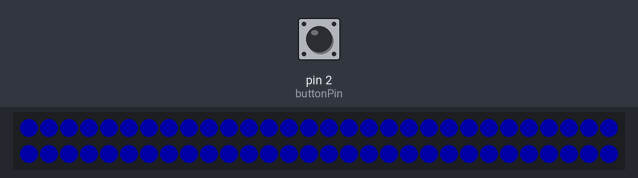
Recording of a sketch running on a simulated Arduino Uno, built with avr-gcc and run on an emulated ATmega328P. Shown: 60 RGB LEDs in strip order, left to right, continuing on the next row. Inputs (shaded band) come from the test bench; at power-on: pin 2 (buttonPin) HIGH. Dim RGB values are drawn brighter than linear; what the sketch prints to the serial monitor is not drawn.

Above: at 1.2 s.
1.3 s: pin 2 (buttonPin) pulled LOW for 0.15 s
At 2.5 s:
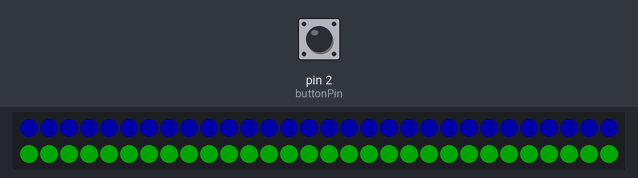
2.9 s: pin 2 (buttonPin) pulled LOW for 1 s
At 3.9 s:
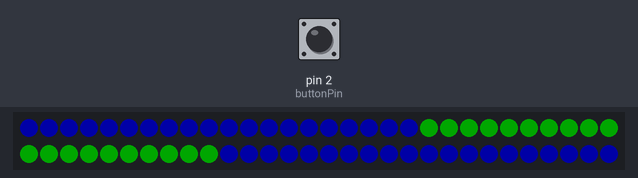
5.4 s: pin 2 (buttonPin) pulled LOW for 0.15 s
At 5.8 s:
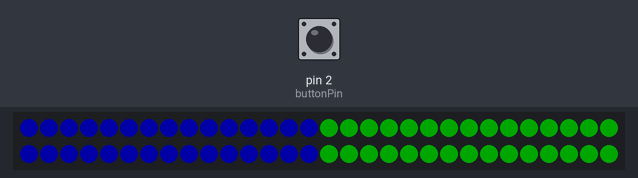
7.0 s: pin 2 (buttonPin) pulled LOW for 1 s
At 8.2 s:
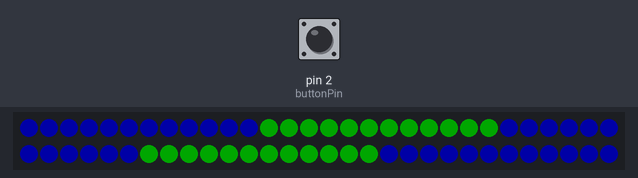
Timing chart, 0 to 9.0 s (numbered marks = the images above; inputs shaded):
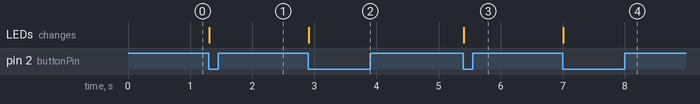

The sketch:

PushButton.ino
```cpp
#include <Adafruit_NeoPixel.h>

#define TIMEVALUES_COUNT 12
#define RIBBON_SIZE 60


struct Color{
  byte red;
  byte green;
  byte blue;
};

Color colors[2] = {
  {0, 255, 0},
  {0, 0, 255}
};

int buttonPin = 2;
int ribbonPin = 6;

Adafruit_NeoPixel strip = Adafruit_NeoPixel(RIBBON_SIZE, ribbonPin, NEO_GRB + NEO_KHZ800);

int count = 0;
int currentState = 1;
int timeValues[TIMEVALUES_COUNT] = {1, 2, 3, 4, 5, 10, 15, 20, 25, 30, 45, 60};

void setup() {
  pinMode(buttonPin, INPUT);
  strip.begin();
  strip.show();
  Serial.begin(9600);
}

void loop() {
  int val = digitalRead(buttonPin);
  if(val != currentState)
  {
    if(val == 0){
      count++;
    }
    currentState = val;
  }
  int currentTimeValue = getCurrentTimeValue();
  Serial.println(currentTimeValue);
  colorRibbonByTime(currentTimeValue);
  //strip.setPixelColor(currentTimeValue, 0, 255, 0);
  strip.setBrightness(40);
  strip.show();
}

int getCurrentTimeValue(){
  return timeValues[count % TIMEVALUES_COUNT];
}

void colorRibbonByTime(int timevalue){
    int ledCountInAMinute = RIBBON_SIZE / timevalue;
    int colorIndex = 0;
    for(int offset = 0; offset < RIBBON_SIZE; offset += ledCountInAMinute){
      colorIndex = 1 - colorIndex;
      for(int led = offset; led < offset+ledCountInAMinute; led++){
        //Serial.println(led);
        strip.setPixelColor(led, colors[colorIndex].red, colors[colorIndex].green, colors[colorIndex].blue);
      }
    }
}
```

Measured:
- after the input at 1.3 s, the LEDs: change at once (image 1)
- after the input at 2.9 s, the LEDs: change at once (image 2)
- after the input at 5.4 s, the LEDs: change at once (image 3)
- after the input at 7.0 s, the LEDs: change at once (image 4)
